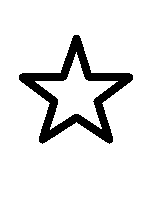
#> input picture lab3/gwiazdka.bmp, 150 x 200 px
$ jupyter execute --allow-errors 'lab3 raport.ipynb'
#> lines starting #> are read from the running program, lines starting #| are printed output that depends on the picture; after the words box and inside, x2 and y2 are one past the last pixel; in counts of white or black regions, pixels touching at a corner belong together
[cell 1]
import numpy as np
from PIL import Image, ImageDraw

ZAD 1
Napisz funkcje rysuj_ramki_szare(w,h,grub, ?) oraz  rysuj_pasy_pionowe_szare(w,h,grub. ?)
analogiczne do rysuj_ramki(w,h,grub) oraz rysuj_pasy_pionowe(w,h,grub) w wyniku których
otrzymasz obraz w trybie L  taki, że zamiast czarnego i białego koloru pojawiają się odcienie
szarości (według własnego uznania, ale według ustalonej reguły, którą trzeba będzie opisać).
Zastosuj te funkcje a otrzymane obrazy (przyjmij w = 300, h=200, grub = 5) wklej do raportu.
Zapisz obrazy w formacie png i wstaw na Moodle.

[cell 2]
def rysuj_ramki_szare(w, h, grub):
#> called with w = 300, h = 200, grub = 5
    obraz = Image.new('L', (w, h), 255)
#> obraz: PIL image 300x200 L; every value is 255
    rysunek = ImageDraw.Draw(obraz)

    odcien = 50
    for i in range(0, min(w, h)//2, grub):
        rysunek.rectangle([i, i, w-i-1, h-i-1], outline=odcien)
        odcien = (odcien + 40) % 256
#> after the loop, odcien = 82

    return obraz

def rysuj_pasy_pionowe_szare(w, h, grub):
    obraz = Image.new('L', (w, h), 255)
    rysunek = ImageDraw.Draw(obraz)

    odcien = 50
    for i in range(0, w, grub):
        rysunek.rectangle([i, 0, i + grub - 1, h], fill=odcien)
        odcien = (odcien + 40) % 256

    return obraz

w, h, grub = 300, 200, 5
ramki_szare = rysuj_ramki_szare(w, h, grub)
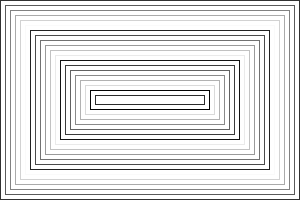
#> ramki_szare: PIL image 300x200 L; min 2, max 255, mean 228.6
pasy_szare = rysuj_pasy_pionowe_szare(w, h, grub)
#> after the loop in rysuj_pasy_pionowe_szare, `for i in range(0, w, grub):`: odcien = 146
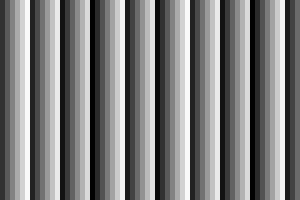
#> pasy_szare: PIL image 300x200 L; min 2, max 250, mean 124.9


ramki_szare.save('ramki_szare.png')
pasy_szare.save('pasy_szare.png')

ramki_szare

[cell 3]
pasy_szare

ZAD 2
Należy stworzyć funkcję negatyw, która przekształca obrazy w trybach 1, L, oraz RGB na ich negatywy.

[cell 4]
def negatyw(obraz):
    if obraz.mode == '1':
        obraz = obraz.convert('L')
        negatyw = Image.eval(obraz, lambda x: 255 - x).convert('1')

    elif obraz.mode == 'L':
        negatyw = Image.eval(obraz, lambda x: 255 - x)

    elif obraz.mode == 'RGB':
        r, g, b = obraz.split()

        r = Image.eval(r, lambda x: 255 - x)
        g = Image.eval(g, lambda x: 255 - x)
        b = Image.eval(b, lambda x: 255 - x)

        negatyw = Image.merge('RGB', (r, g, b))

    else:
        print("Nieobsługiwany tryb obrazu w programie.")

    return negatyw


def rysuj_ramki_kolorowe(w, kolory, a, b, c):
    obraz = Image.new('RGB', (w, w), (255, 255, 255))
    rysunek = ImageDraw.Draw(obraz)
    step = w // (2 * max(a, b, -c))
    for i in range(0, w//2, step):
        rysunek.rectangle([i, i, w-i-1, w-i-1], outline=kolory[i % len(kolory)])
    return obraz


def rysuj_po_skosie_szare(h,w, a, b):
    t = (h, w)
    tab = np.zeros(t, dtype=np.uint8)
    for i in range(h):
        for j in range(w):
            tab[i, j] = (a*i + b*j) % 256
    return Image.fromarray(tab)

[cell 5]
a = len("Konrad")  # 6
b = len("Markowski")  # 9
c = -a # -6

gwiazdka = Image.open('gwiazdka.bmp')
#> gwiazdka is the input picture: PIL image 150x200 1; 89.7% white; 1 black region, box (x1, y1, x2, y2) and area: (19, 35, 133, 144) 3079
gwiazdka_negatyw = negatyw(gwiazdka)
gwiazdka_negatyw.save('gwiazdka_negatyw.png')

kolor=[(200,120,220)]
ramki_kolorowe = rysuj_ramki_kolorowe(200, kolor, a, b, c)
#> in rysuj_ramki_kolorowe, `obraz = Image.new('RGB', (w, w), (255, 255, 255))`: obraz: PIL image 200x200 RGB; every value is 255
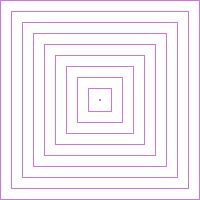
#> ramki_kolorowe: PIL image 200x200 RGB; mean R, G, B 249.5, 241.5, 251.5
ramki_kolorowe.save('ramki_kolorowe.png')
ramki_kolorowe_negatyw = negatyw(ramki_kolorowe)
#> in negatyw (call 2), `r, g, b = obraz.split()`:
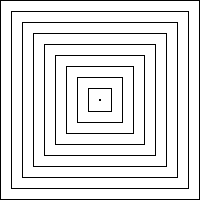
#> r: PIL image 200x200 L; values 200 (black) and 255 (white), 90% white; black in thin lines or dots
#> in negatyw (call 2), `r = Image.eval(r, lambda x: 255 - x)`: r: PIL image 200x200 L; values 0 (black) and 55 (white), 10% white in thin lines or dots
#> in negatyw (call 2), `g = Image.eval(g, lambda x: 255 - x)`: g: PIL image 200x200 L; values 0 (black) and 135 (white), 10% white in thin lines or dots
#> in negatyw (call 2), `b = Image.eval(b, lambda x: 255 - x)`: b: PIL image 200x200 L; values 0 (black) and 35 (white), 10% white in thin lines or dots
#> in negatyw (call 2), `negatyw = Image.merge('RGB', (r, g, b))`:
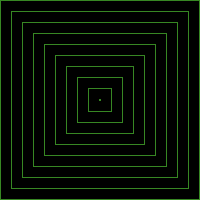
#> negatyw: PIL image 200x200 RGB; mean R, G, B 5.5, 13.5, 3.5
ramki_kolorowe_negatyw.save('ramki_kolorowe_negatyw.png')


po_skosie = rysuj_po_skosie_szare(100, 300, a, b)
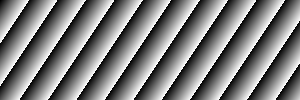
#> po_skosie: PIL image 300x100 L; min 0, max 255, mean 127.3
po_skosie.save('po_skosie_szare.png')
po_skosie_negatyw = negatyw(po_skosie)
#> in negatyw (call 3), `negatyw = Image.eval(obraz, lambda x: 255 - x)`:
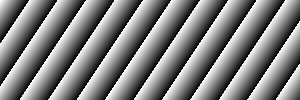
#> negatyw: PIL image 300x100 L; min 0, max 255, mean 127.7
po_skosie_negatyw.save('po_skosie_negatyw.png')
